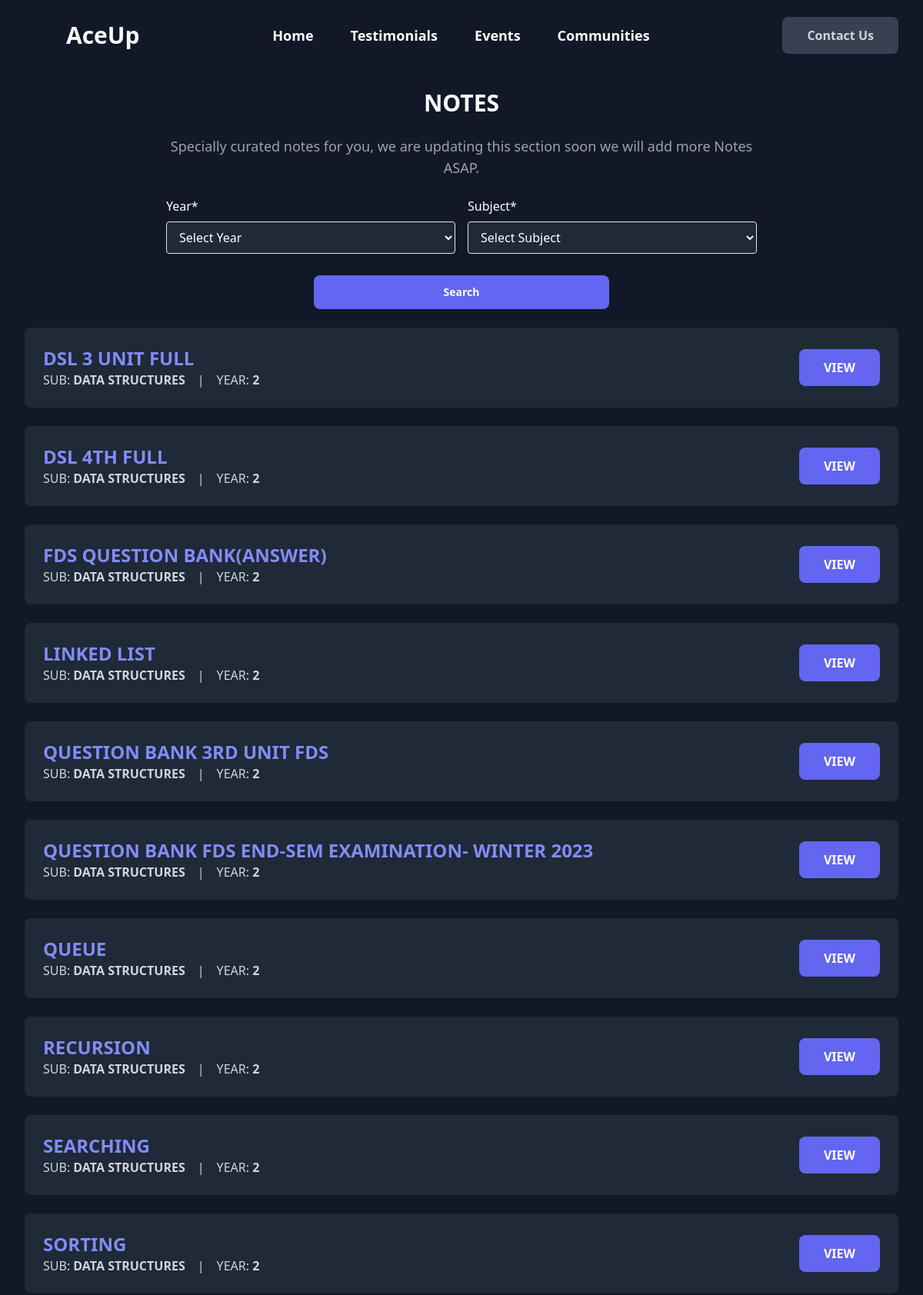
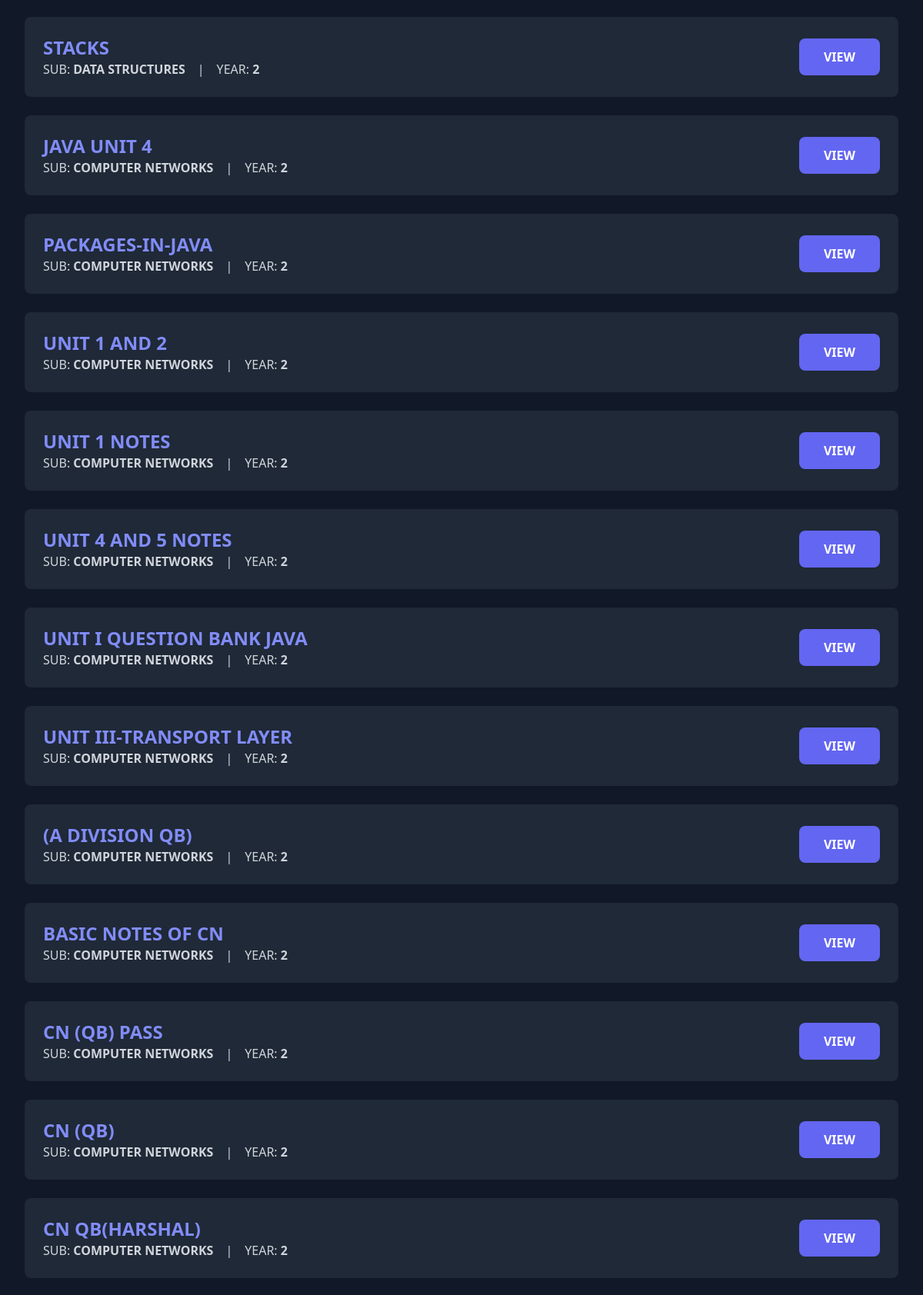
The page /displayNotes/ (upper part) on the database its author committed (2 pictures, top to bottom).
### user/models.py (models this page shows)
class notes(models.Model):
    title = models.CharField(max_length=255)
    year = models.IntegerField()
    subject = models.CharField(max_length=100)
    url = models.FileField(upload_to ='satic/notes/')

### user/views.py (the view)
# urls.py: path('displayNotes/',views.displayNotes,name ="display"),
def displayNotes(request ):
     if request.method =='GET':
         sub1 = request.GET.get('subject','')
         year = request.GET.get('year','')
         sub = sub1.upper()
         if sub and year :
            note = notes.objects.filter(year = year,subject =sub )
         else:
             note = notes.objects.all()
     return render(request , "notes.html",{"notes":note})

### templates/notes.html (shortened to what this page needs)
{% load static %}
<!DOCTYPE html>
<html lang="en">
<head>
    <link href="https://cdn.jsdelivr.net/npm/tailwindcss@2.2.19/dist/tailwind.min.css" rel="stylesheet">
    <script src="https://cdn.tailwindcss.com"></script>
</head>
<body class="bg-gray-900 text-white">
  <div class="bg-gray-900 text-white pb-6 sm:pb-8 lg:pb-1">
    <div class="mx-auto max-w-screen-2xl px-4 md:px-8">
        <header class="mb-4 flex items-center justify-between py-2 md:py-4 xl:mb-2">
            <a href="/" class="inline-flex items-center gap-1 text-2xl font-bold text-white md:text-3xl" aria-label="logo" style="margin-left: -10px;">
              <lottie-player src="{% static 'images/logo.json' %}" background="transparent" speed="1" style="width: 60px; height: 60px;" loop autoplay></lottie-player>
              <span>AceUp</span>
          </a>
            <nav class="hidden gap-12 lg:flex">
                <a href="{% url 'landing' %}" class="text-lg font-semibold \text-gray-300 transition duration-100 hover:text-indigo-500 active:text-indigo-700">Home</a>
                <a href="{% url 'displayTesti'%}" class="text-lg font-semibold \text-gray-300 transition duration-100 hover:text-indigo-500 active:text-indigo-700">Testimonials</a>
                <a href="{%url 'events'%}" class="text-lg font-semibold \text-gray-300 transition duration-100 hover:text-indigo-500 active:text-indigo-700">Events</a>
                <a href="{%url 'communities'%}" class="text-lg font-semibold \text-gray-300 transition duration-100 hover:text-indigo-500 active:text-indigo-700">Communities</a>
            </nav>
            <a href="{% url 'contact' %}" class="hidden rounded-lg bg-gray-700 px-8 py-3 text-center text-sm font-semibold text-gray-300 outline-none ring-indigo-300 transition duration-100 hover:bg-gray-600 focus-visible:ring active:text-gray-400 md:text-base lg:inline-block">Contact Us</a>
        </header>
    </div>
</div>
<div class="py-6 sm:py-4 lg:py-1">
  <div class="mx-auto max-w-screen-2xl px-4 md:px-8">
    <div class="mb-10 md:mb-4">
      <h2 class="mb-4 text-center text-2xl font-bold text-white md:mb-6 lg:text-3xl">NOTES</h2>
      <p class="mx-auto max-w-screen-md text-center text-gray-400 md:text-lg">Specially curated notes for you, we are updating this section soon we will add more Notes ASAP.</p>
    </div>
  </div>
</div>
<div class="bg-gray-900 text-white py-4 sm:py-6 lg:py-1">
    <div class="mx-auto max-w-screen-2xl px-4 md:px-1">
      <form method="GET"  id="chatbotForm" class="mx-auto grid max-w-screen-md gap-4 sm:grid-cols-2">
        <div>
          <label for="year" class="mb-2 inline-block text-sm sm:text-base">Year*</label>
          <select id="year" name="year" class="w-full rounded border bg-gray-800 px-3 py-2 text-white outline-none ring-indigo-500 transition duration-100 focus:ring">
            <option value="">Select Year</option>
          </select>
        </div>
        <div>
          <label for="subject" class="mb-2 inline-block text-sm sm:text-base">Subject*</label>
          <select id="subject" name="subject" class="w-full rounded border bg-gray-800 px-3 py-2 text-white outline-none ring-indigo-500 transition duration-100 focus:ring">
            <option value="">Select Subject</option>
          </select>
        </div>
        <div class="col-span-2 flex justify-center lg:py-1">
          <button type="submit" class="mt-2  w-1/2 rounded-lg bg-indigo-500 px-4 py-3 text-sm font-semibold text-white hover:bg-indigo-600">Search</button>
        </div>
      </form>
</div>
</div>
<div class="bg-gray-900 py-6 sm:py-8 lg:py-4">
    <div class="mx-auto max-w-screen-2xl px-4 md:px-8">
      {% for i in notes %}
      <div class="flex flex-col items-center justify-between gap-4 rounded-lg bg-gray-800 p-4 sm:flex-row md:p-6">
        <div>
          <h2 class="text-xl font-bold text-indigo-400 md:text-2xl">{{i.title|upper}} </h2>
          <p class="text-gray-300">SUB:<b> {{i.subject|upper}}</b>&emsp;|&emsp;YEAR:<b> {{i.year}}</b></p>
        </div>
        <a href="{% url 'reader' pk=i.id %}" class="inline-block rounded-lg bg-indigo-500 px-8 py-3 text-center text-sm font-semibold text-white outline-none ring-indigo-300 transition duration-100 hover:bg-indigo-600 focus-visible:ring active:bg-indigo-700 md:text-base">VIEW</a>
      </div>
      <br>
      {% endfor %}
    </div>
  </div>
</body>
</html>

### rows shown on the page
notes: title "DSL 3 UNIT FULL", subject "DATA STRUCTURES", year "2"
notes: title "DSL 4TH FULL", subject "DATA STRUCTURES", year "2"
notes: title "FDS QUESTION BANK(ANSWER)", subject "DATA STRUCTURES", year "2"
notes: title "LINKED LIST", subject "DATA STRUCTURES", year "2"
notes: title "QUESTION BANK 3RD UNIT FDS", subject "DATA STRUCTURES", year "2"
notes: title "QUESTION BANK FDS END-SEM EXAMINATION- WINTER 2023", subject "DATA STRUCTURES", year "2"
notes: title "QUEUE", subject "DATA STRUCTURES", year "2"
notes: title "RECURSION", subject "DATA STRUCTURES", year "2"
notes: title "SEARCHING", subject "DATA STRUCTURES", year "2"
notes: title "SORTING", subject "DATA STRUCTURES", year "2"
notes: title "STACKS", subject "DATA STRUCTURES", year "2"
notes: title "JAVA UNIT 4", subject "COMPUTER NETWORKS", year "2"
notes: title "PACKAGES-IN-JAVA", subject "COMPUTER NETWORKS", year "2"
notes: title "UNIT 1 AND 2", subject "COMPUTER NETWORKS", year "2"
notes: title "UNIT 1 NOTES", subject "COMPUTER NETWORKS", year "2"
notes: title "UNIT 4 AND 5 NOTES", subject "COMPUTER NETWORKS", year "2"
notes: title "UNIT I QUESTION BANK JAVA", subject "COMPUTER NETWORKS", year "2"
notes: title "UNIT III-TRANSPORT LAYER", subject "COMPUTER NETWORKS", year "2"
notes: title "(A DIVISION QB)", subject "COMPUTER NETWORKS", year "2"
notes: title "BASIC NOTES OF CN", subject "COMPUTER NETWORKS", year "2"
notes: title "CN (QB) PASS", subject "COMPUTER NETWORKS", year "2"
notes: title "CN (QB)", subject "COMPUTER NETWORKS", year "2"
notes: title "CN QB(HARSHAL)", subject "COMPUTER NETWORKS", year "2"
